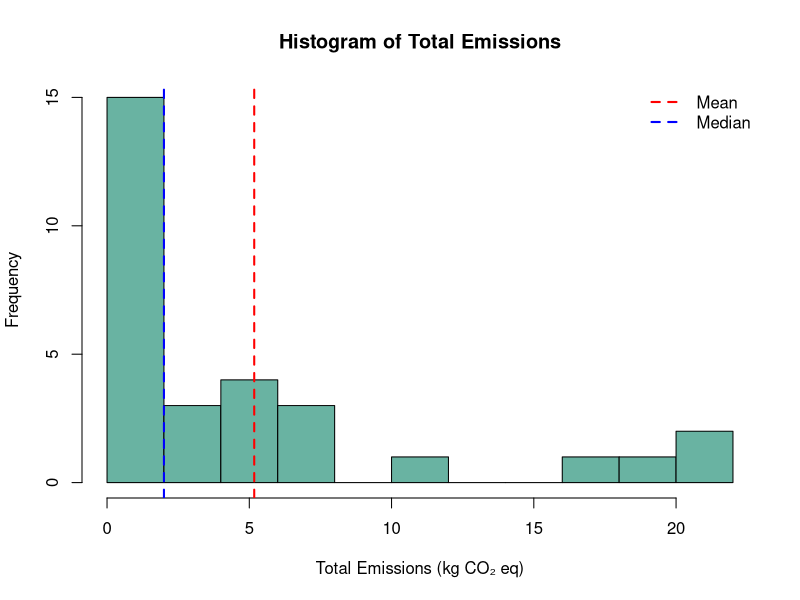
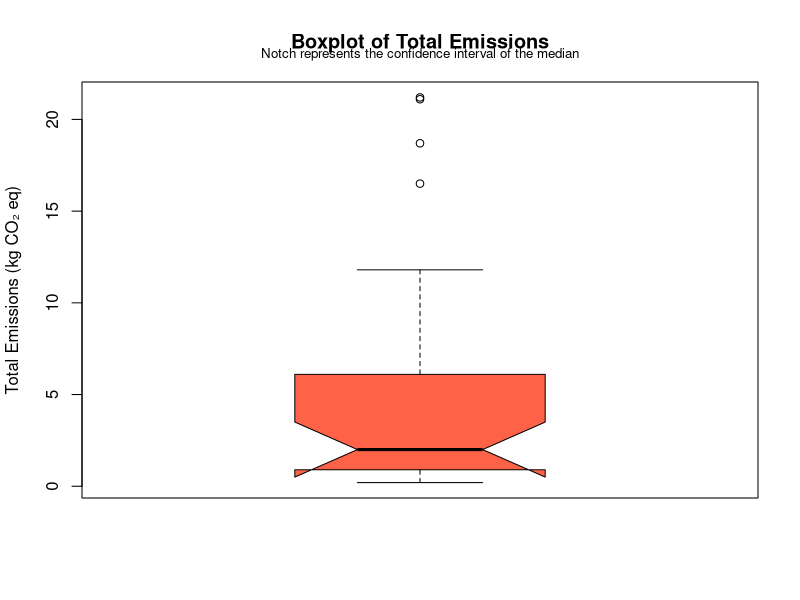

Here is the R script that generated these plots, in order:
# GabrielRibeiro_RM12345_fase2_cap9

data <- read.csv("data.csv")

# Selecting the continuous quantitative variable - Total Emissions
total_emissions <- data$Total_Emissions

# 1. Measures of Central Tendency
mean_value <- mean(total_emissions)
median_value <- median(total_emissions)
mode_value <- as.numeric(
  names(sort(table(total_emissions), decreasing = TRUE)[1])
)

cat("1. Measures of Central Tendency:\n")
cat(sprintf("Mean: %.2f\n", mean_value))
cat(sprintf("Median: %.2f\n", median_value))
cat(sprintf("Mode: %.2f\n\n", mode_value))

# 2. Measures of Dispersion
variance_value <- var(total_emissions)
standard_deviation <- sd(total_emissions)
range_value <- max(total_emissions) - min(total_emissions)

cat("2. Measures of Dispersion:\n")
cat(sprintf("Variance: %.2f\n", variance_value))
cat(sprintf("Standard Deviation: %.2f\n", standard_deviation))
cat(sprintf("Range: %.2f\n\n", range_value))

# 3. Measures of Separation
quartiles <- quantile(total_emissions)
percentiles <- quantile(
  total_emissions,
  probs = seq(0, 1, 0.1)
) # Percentiles from 10% to 10%

cat("3. Measures of Separation:\n")
cat("Quartiles:\n")
print(quartiles)

cat("\nPercentiles:\n")
print(percentiles)

# 4. Graphical Analysis

# Histogram of Total Emissions
hist(total_emissions,
  main = "Histogram of Total Emissions",
  xlab = "Total Emissions (kg CO₂ eq)",
  ylab = "Frequency",
  col = "#69b3a2",
  border = "black",
  breaks = 10
)

# Adding vertical lines for mean and median in the histogram
abline(v = mean_value, col = "red", lwd = 2, lty = 2) # Mean line
abline(v = median_value, col = "blue", lwd = 2, lty = 2) # Median line
legend("topright",
  legend = c("Mean", "Median"),
  col = c("red", "blue"),
  lty = c(2, 2),
  lwd = 2,
  bty = "n"
)

# Boxplot of Total Emissions
boxplot(total_emissions,
  main = "Boxplot of Total Emissions",
  ylab = "Total Emissions (kg CO₂ eq)",
  col = "#ff6347",
  notch = TRUE
)

# Adding explanation about the boxplot
mtext(
  "Notch represents the confidence interval of the median",
  side = 3, line = 1, cex = 0.8
)
